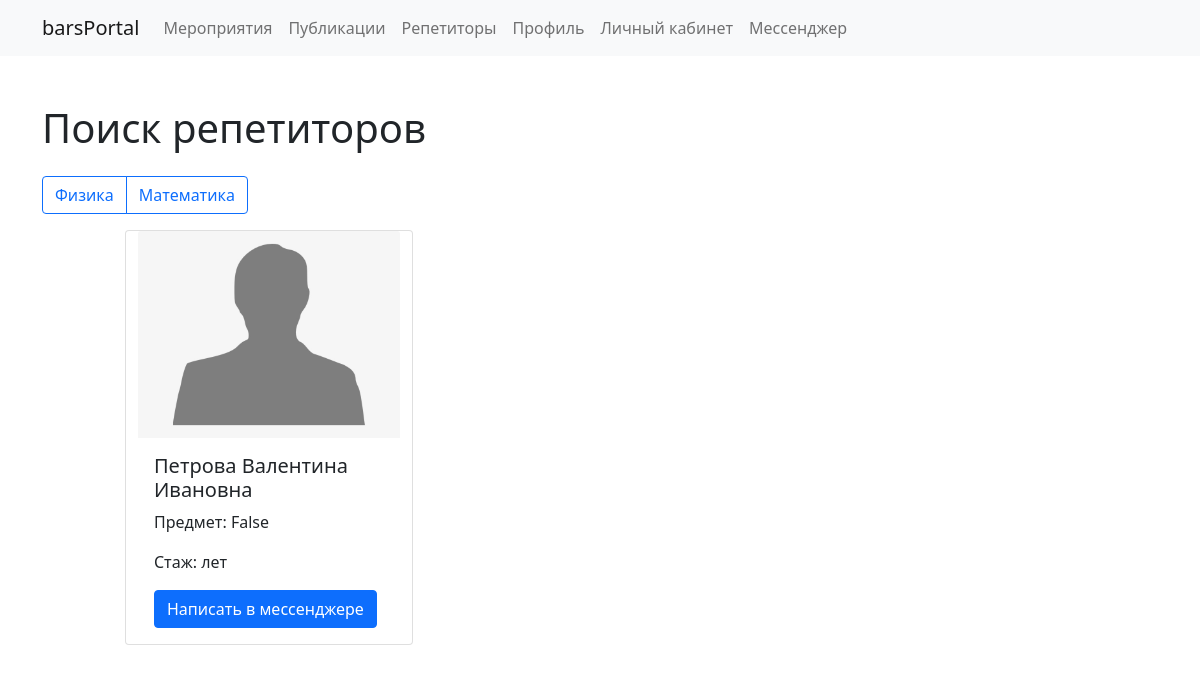
Screenshot of /study/tutors/all/ (signed in) with the database file from the repository.
### study/models.py (models this page shows, shortened)
class Subject(models.Model):
    name = models.CharField(verbose_name='Название предмета', max_length=100, unique=True)
    class Meta:
        verbose_name = _("Предметы")
        verbose_name_plural = _("Предметы")

class Teacher(models.Model):
    user = models.ForeignKey(User, verbose_name="Пользователь", on_delete=models.SET_NULL, null=True, blank=True)
    surname = models.CharField(verbose_name='Фамилия', max_length=30, null=True)
    name = models.CharField(verbose_name='Имя', max_length=30, null=True)
    lastname = models.CharField(verbose_name='Отчество', max_length=30, null=True)
    image = models.ImageField(verbose_name='Фотографии', null=True, blank=True)
    date_of_birth = models.DateField(verbose_name='Дата рождения', null=True)
    publications = models.ManyToManyField(
        'Publications', verbose_name='Публикации', related_name='publications_3', null=True, blank=True)
    events = models.ManyToManyField('Event', verbose_name='Мероприятия', null=True, blank=True)
    def get_full_name(self):
        if self.surname:
            return self.surname + ' ' + self.name + ' ' + self.lastname
    achievements = models.ManyToManyField(
        'Achievements', verbose_name='Портфолио', null=True, blank=True)
    subject = models.ForeignKey(Subject, verbose_name='Предмет', on_delete=models.SET_NULL, null=True, blank=True)
    text = models.TextField(verbose_name="Описание")
    is_tutor = models.BooleanField(verbose_name='Репетитор?')
    rang = models.IntegerField(verbose_name='Рейтинг', null=True, blank=True)
    class Meta:
        verbose_name = _("Учителя")
        verbose_name_plural = _("Учителя")

### study/views.py (the view)
# urls.py: path('tutors/<str:subject>/', TutorsView.as_view(), name='tutors'), # Репетиторы
class TutorsView(View):
    def get(self, request, *args, **kwargs):
        if request.user.is_authenticated:
            student = Student.objects.filter(user=request.user)
            parent = Parent.objects.filter(user=request.user)
            teacher = Teacher.objects.filter(user=request.user)
            if student or parent or teacher:
                subject = kwargs.get('subject')
                subjects = Subject.objects.all()
                if subject == 'all':
                    tutors = Teacher.objects.filter(is_tutor=True)
                    subject = False
                else:
                    tutors = Teacher.objects.filter(subject__name=subject)
                context = {
                    'tutors': tutors,
                    'subjects': subjects,
                    'subject': subject
                }
                return render(request, 'tutors.html', context)
            else:
                return redirect('/study/personal_cub/')
        else:
            return redirect('/activity/auth/')

### cms/context_processor.py (called while the page is built)
def get_context(request):
    context = {
        'year': now().strftime('%Y'),
        'phone': PhoneNumber.objects.all().first(),
        'email': Email.objects.all().first()
    }
    return context

### study/templates/tutors.html
{% extends 'profile.html' %}
{% block content %}
    <div class="container main mt-5" id="main">
        <h1>Поиск репетиторов {% if subject %}: {{ subject }}{% endif %}</h1>
        <div class="btn-group mt-3" role="group" aria-label="Basic checkbox toggle button group">
            {% for subject in subjects %}
                <a class="btn btn-outline-primary"
                   href="{% url 'tutors' subject=subject.name %}">{{ subject.name }}</a>
            {% endfor %}
        </div>
        <div class="row">
            {% for tutor in tutors %}
                <div class="card offset-1 mt-3" style="width: 18rem;">
                {% if tutor.image %}
                    <img src="{{ tutor.image.url }}" class="card-img-top" alt="">
                    {% endif %}
                    <div class="card-body">
                      <h5 class="card-title">{{ tutor.get_full_name }}</h5>
                      <p class="card-text">Предмет: {{ subject }}</p>
                        <p class="card-text">Стаж: {{ tutor.experience_position }} лет</p>
                      <a href="#" class="btn btn-primary">Написать в мессенджере</a>
                    </div>
                </div>
            {% endfor %}
        </div>
    </div>
{% endblock content %}

### rows the page displays
Subject: name "Физика"
Subject: name "Математика"
Teacher: image (placeholder picture), get_full_name "Петрова Валентина Ивановна", subject "False"
